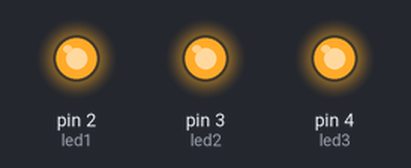
This sketch was run on a simulated Arduino Uno, built with avr-gcc and run on an emulated ATmega328P. On the bench: output pins drawn as LEDs (lit = HIGH).

Above: at 0.1 s.
At 0.75 s:
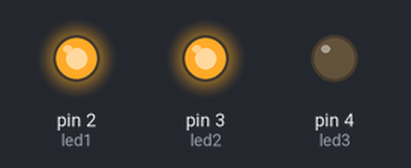
At 1.85 s:
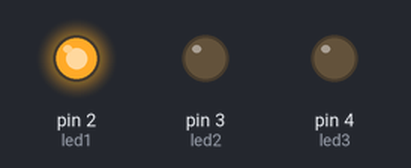
At 3.1 s:
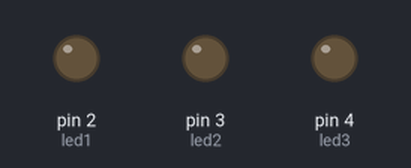
Timing chart, 0 to 3.4 s (numbered marks = the images above):
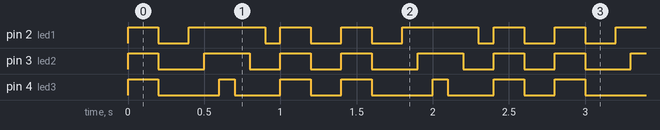

Measured:
- by itself, pin 2 (led1): repeats every 1.4 s: LOW 0.20 s, HIGH 0.50 s, LOW 0.10 s, HIGH 0.20 s, LOW 0.20 s, HIGH 0.20 s
- by itself, pin 3 (led2): repeats every 1.4 s: LOW 0.30 s, HIGH 0.30 s, 2 × (LOW 0.20 s, HIGH 0.20 s)
- by itself, pin 4 (led3): repeats every 1.4 s: LOW 0.40 s, HIGH 0.10 s, LOW 0.30 s, HIGH 0.20 s, LOW 0.20 s, HIGH 0.20 s

The sketch:

20180163_Tarea1.ino
```cpp
// DECLARACIÓN DE VARIABLES

//Declaración de los pines de los LED
  byte led1 = 2;
  byte led2 = 3;
  byte led3 = 4;

int i; //Varaible del Contador del FOR
long vel=100; //Velocidad de las Luces (está en milisegundos)

void setup() {
  //For para configurar cada led como salida (output)
  for(i=led1; i<=led3; i++){
      pinMode(i,OUTPUT);
    }


}

void loop() {

  //Prende los LED de un solo (0, false, LOW)
  digitalWrite(led1,1);
  digitalWrite(led2,1);
  digitalWrite(led3,1);
  delay(200);

  //Apaga los LED de un solo (0, false, LOW)
  digitalWrite(led1,0);
  digitalWrite(led2,0);
  digitalWrite(led3,0);
  delay(200);

  //Enciende los LED de izquierda a Derecha
  for (i=led1; i<=led3; i++){
    digitalWrite(i,1); //Enciende el LED (1, HIGH,true)
    delay(vel);       //Retardo (Espera el valor de vel)
    }

  //Apaga los LED de izquierda a Derecha
  for (i=led3; i>=led1; i--){
    digitalWrite(i,0); //Enciende el LED (1, HIGH,true)
    delay(vel);       //Retardo (Espera el valor de vel)
    }

   //Prende los LED de un solo (0, false, LOW)
  digitalWrite(led1,1);
  digitalWrite(led2,1);
  digitalWrite(led3,1);
  delay(200);

  //Apaga los LED de un solo (0, false, LOW)
  digitalWrite(led1,0);
  digitalWrite(led2,0);
  digitalWrite(led3,0);
  delay(200);
}
```
